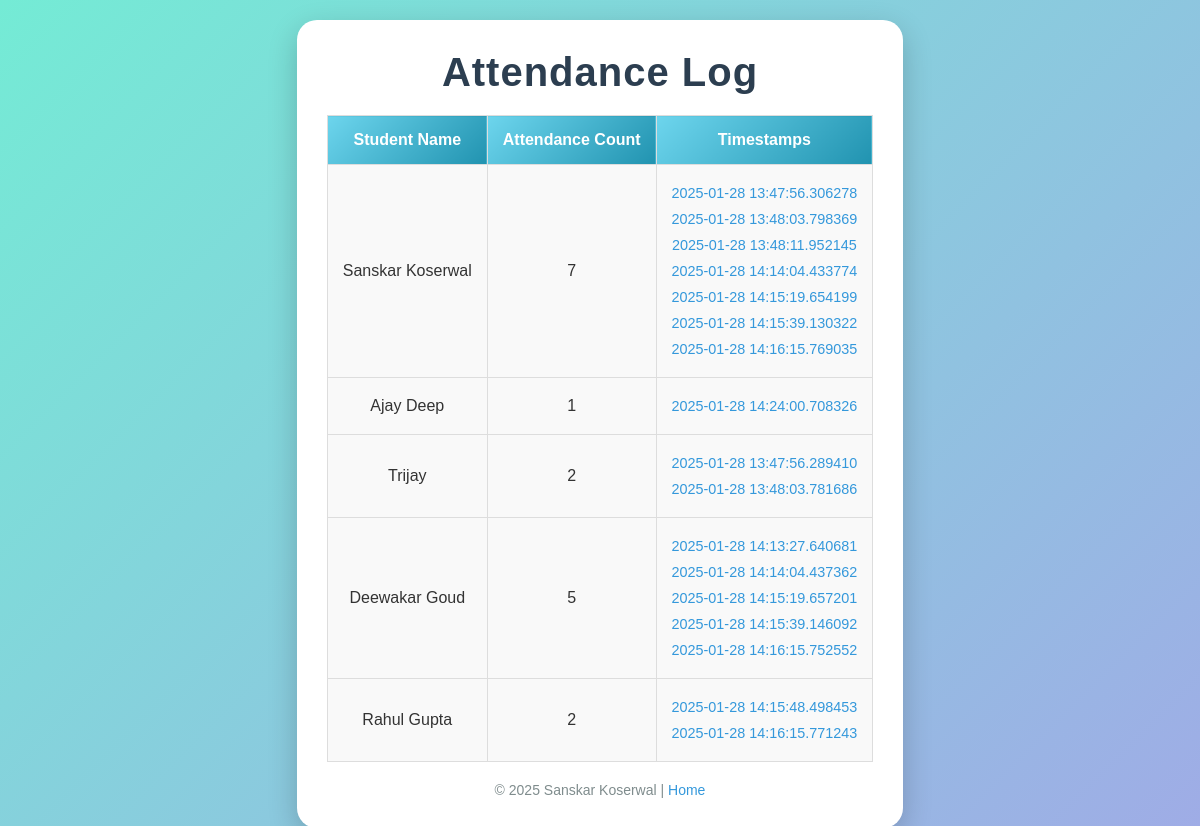
Before: /attendance-log with the older database file.
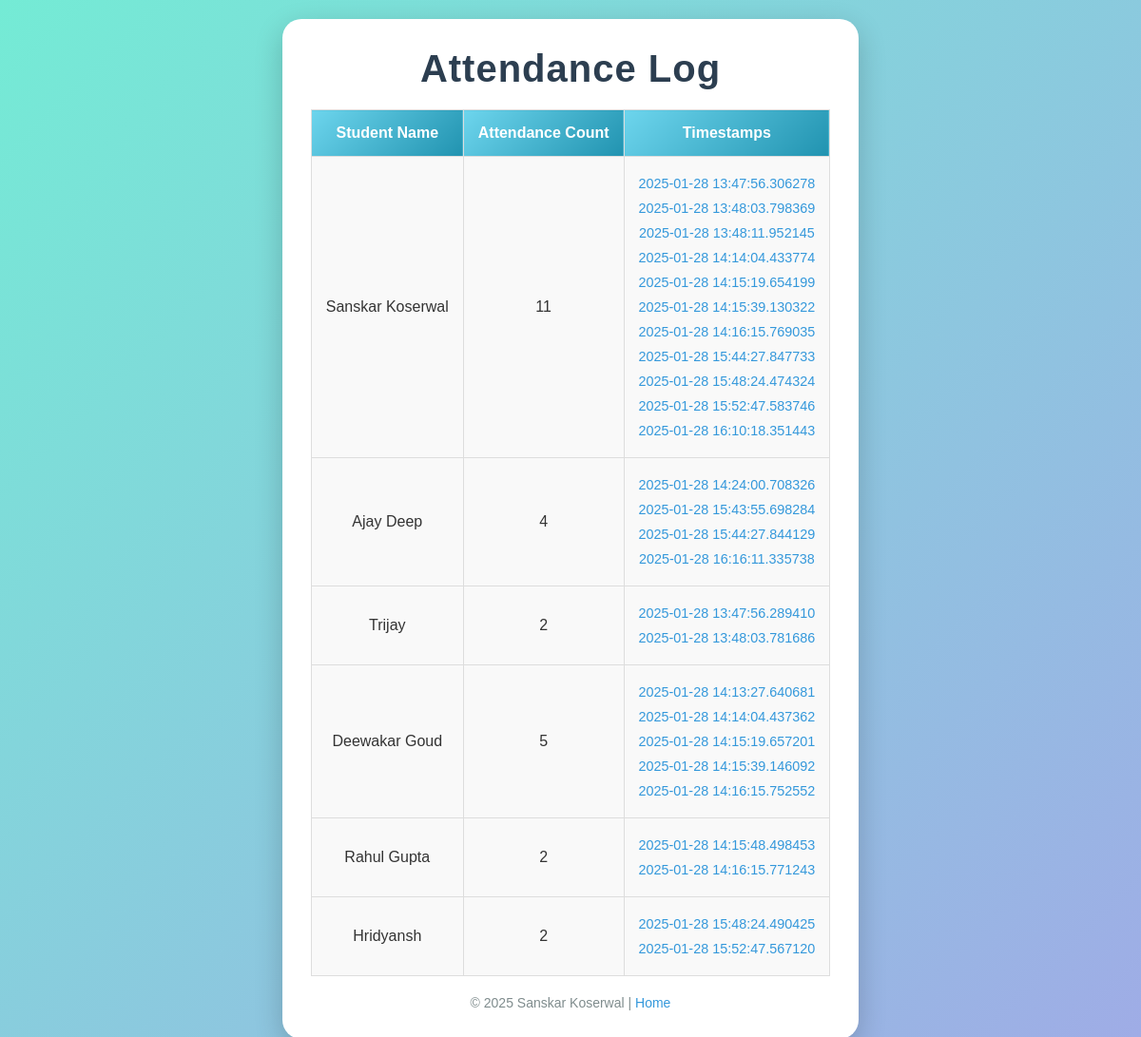
After: the same page with the newer database file.
### app3.py (models this page shows, shortened)
class Student(db.Model):
    id = db.Column(db.Integer, primary_key=True)
    name = db.Column(db.String(100), nullable=False, unique=True)
    encoding = db.Column(db.PickleType, nullable=False)

### app3.py (the view)
@app.route('/attendance-log', methods=['GET'])
def attendance_log():
    attendance_data = (
        db.session.query(Student.name, db.func.count(Attendance.id), db.func.group_concat(Attendance.timestamp))
        .join(Attendance, Student.id == Attendance.student_id)
        .group_by(Student.id)
        .all()
    )
    response = []
    for name, count, timestamps in attendance_data:
        response.append({
            'name': name,
            'attendance_count': count,
            'timestamps': timestamps.split(','),
        })
    return render_template('attendance_log.html', records=response)

### templates/attendance_log.html (shortened to what this page needs)
<!DOCTYPE html>
<html lang="en">
  <head>
  </head>
  <body>
    <div class="container">
      <h1>Attendance Log</h1>
      <table>
        <thead>
          <tr>
            <th>Student Name</th>
            <th>Attendance Count</th>
            <th>Timestamps</th>
          </tr>
        </thead>
        <tbody>
          {% for record in records %}
          <tr>
            <td>{{ record.name }}</td>
            <td>{{ record.attendance_count }}</td>
            <td>
              <ul>
                {% for timestamp in record.timestamps %}
                <li>{{ timestamp }}</li>
                {% endfor %}
              </ul>
            </td>
          </tr>
          {% endfor %}
        </tbody>
      </table>
      <footer>&copy; 2025 Sanskar Koserwal | <a href="/">Home</a></footer>
    </div>
  </body>
</html>

### templates/attendance_log.html (style rules this page uses)
* { margin: 0; padding: 0; box-sizing: border-box; }
body { font-family: "Poppins", sans-serif; background: linear-gradient(135deg, #74ebd5, #9face6); color: #333; display: flex; justify-content: center; align-items: center; min-height: 100vh; overflow-x: hidden; padding: 0 20px; }
.container { background: #fff; border-radius: 20px; box-shadow: 0 10px 30px rgba(0, 0, 0, 0.2); max-width: 800px; margin-top: 20px; padding: 30px; animation: fadeIn 1.5s ease; transform: translateY(-50px); animation-fill-mode: forwards; }
h1 { text-align: center; color: #2c3e50; font-size: 2.5rem; font-weight: bold; letter-spacing: 1px; }
table { width: 100%; border-collapse: collapse; margin-top: 20px; font-size: 1rem; text-align: center; }
table, th, td { border: 1px solid #ddd; }
th, td { padding: 15px; text-align: center; font-size: 1rem; }
th { background: linear-gradient(135deg, #6dd5ed, #2193b0); color: #fff; }
td { background: #f9f9f9; }
ul { list-style-type: none; padding: 0; margin: 0; }
ul li { padding: 5px 0; color: #3498db; font-size: 0.9rem; }
footer { text-align: center; margin-top: 20px; font-size: 14px; color: #7f8c8d; }
footer a { color: #3498db; text-decoration: none; }

Changed rows visible on the page:
computed for Student "Sanskar Koserwal": attendance_count "7" → "11"
computed for Student "Ajay Deep": attendance_count "1" → "4"
added Student: name "Hridyansh", attendance_count "2", timestamps "2025-01-28 15:48:24.490425" "2025-01-28 15:52:47.567120"
Other visible differences:
new list line: "2025-01-28 15:44:27.847733"
new list line: "2025-01-28 15:48:24.474324"
new list line: "2025-01-28 15:52:47.583746"
new list line: "2025-01-28 16:10:18.351443"
new list line: "2025-01-28 15:43:55.698284"
new list line: "2025-01-28 15:44:27.844129"
new list line: "2025-01-28 16:16:11.335738"
